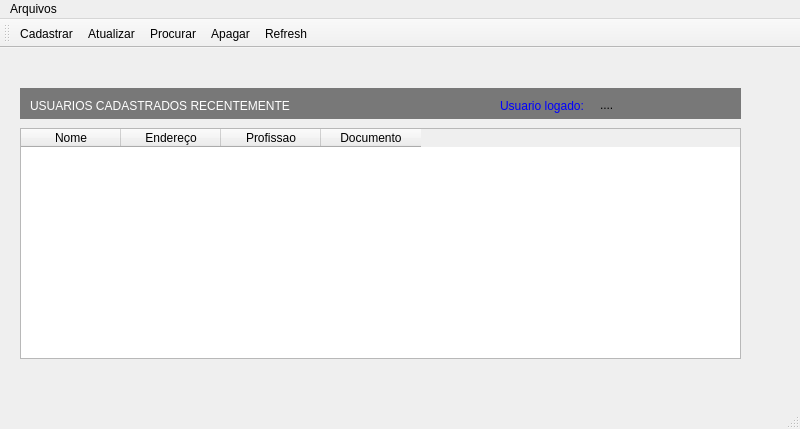
<?xml version="1.0" encoding="UTF-8"?>
<ui version="4.0">
 <class>MainWindow</class>
 <widget class="QMainWindow" name="MainWindow">
  <property name="geometry">
   <rect>
    <x>0</x>
    <y>0</y>
    <width>800</width>
    <height>429</height>
   </rect>
  </property>
  <property name="windowTitle">
   <string>MainWindow</string>
  </property>
  <widget class="QWidget" name="centralwidget">
   <widget class="QLabel" name="label">
    <property name="geometry">
     <rect>
      <x>20</x>
      <y>40</y>
      <width>721</width>
      <height>31</height>
     </rect>
    </property>
    <property name="styleSheet">
     <string notr="true">background-color: rgb(120, 120, 120);
border-color: rgb(0, 0, 0);</string>
    </property>
    <property name="text">
     <string/>
    </property>
   </widget>
   <widget class="QLabel" name="label_2">
    <property name="geometry">
     <rect>
      <x>30</x>
      <y>50</y>
      <width>321</width>
      <height>16</height>
     </rect>
    </property>
    <property name="styleSheet">
     <string notr="true">color: rgb(255, 255, 255);
font: 75 11pt &quot;Arial&quot;;</string>
    </property>
    <property name="text">
     <string>USUARIOS CADASTRADOS RECENTEMENTE</string>
    </property>
   </widget>
   <widget class="QLabel" name="label_3">
    <property name="geometry">
     <rect>
      <x>500</x>
      <y>50</y>
      <width>91</width>
      <height>16</height>
     </rect>
    </property>
    <property name="styleSheet">
     <string notr="true">font: 75 10pt &quot;Arial&quot;;
color: rgb(0, 0, 255);</string>
    </property>
    <property name="text">
     <string>Usuario logado:</string>
    </property>
   </widget>
   <widget class="QLabel" name="logado">
    <property name="geometry">
     <rect>
      <x>600</x>
      <y>50</y>
      <width>47</width>
      <height>13</height>
     </rect>
    </property>
    <property name="text">
     <string>....</string>
    </property>
   </widget>
   <widget class="QTableWidget" name="tableWidget">
    <property name="geometry">
     <rect>
      <x>20</x>
      <y>80</y>
      <width>721</width>
      <height>231</height>
     </rect>
    </property>
    <column>
     <property name="text">
      <string>Nome</string>
     </property>
    </column>
    <column>
     <property name="text">
      <string>Endereço</string>
     </property>
    </column>
    <column>
     <property name="text">
      <string>Profissao</string>
     </property>
    </column>
    <column>
     <property name="text">
      <string>Documento</string>
     </property>
    </column>
   </widget>
  </widget>
  <widget class="QMenuBar" name="menubar">
   <property name="geometry">
    <rect>
     <x>0</x>
     <y>0</y>
     <width>800</width>
     <height>21</height>
    </rect>
   </property>
   <widget class="QMenu" name="menuArquivivos">
    <property name="title">
     <string>Arquivos</string>
    </property>
    <addaction name="actionProcurar"/>
    <addaction name="actionCadastrar"/>
    <addaction name="actionApagar"/>
    <addaction name="actionAtualizar"/>
    <addaction name="actionRefresh"/>
   </widget>
   <addaction name="menuArquivivos"/>
  </widget>
  <widget class="QStatusBar" name="statusbar"/>
  <widget class="QToolBar" name="toolBar">
   <property name="windowTitle">
    <string>toolBar</string>
   </property>
   <attribute name="toolBarArea">
    <enum>TopToolBarArea</enum>
   </attribute>
   <attribute name="toolBarBreak">
    <bool>false</bool>
   </attribute>
   <addaction name="actionCadastrar"/>
   <addaction name="actionAtualizar"/>
   <addaction name="actionProcurar"/>
   <addaction name="actionApagar"/>
   <addaction name="actionRefresh"/>
  </widget>
  <action name="actionProcurar">
   <property name="icon">
    <iconset resource="principal.qrc">
     <normaloff>:/principal/icons/pesquisar.png</normaloff>:/principal/icons/pesquisar.png</iconset>
   </property>
   <property name="text">
    <string>Procurar</string>
   </property>
   <property name="toolTip">
    <string>Procurar cadastros</string>
   </property>
  </action>
  <action name="actionCadastrar">
   <property name="icon">
    <iconset resource="principal.qrc">
     <normaloff>:/principal/icons/cadastrar.png</normaloff>:/principal/icons/cadastrar.png</iconset>
   </property>
   <property name="text">
    <string>Cadastrar</string>
   </property>
   <property name="toolTip">
    <string>Cadastrar pessoas no sistema</string>
   </property>
  </action>
  <action name="actionApagar">
   <property name="icon">
    <iconset resource="principal.qrc">
     <normaloff>:/principal/icons/del.png</normaloff>:/principal/icons/del.png</iconset>
   </property>
   <property name="text">
    <string>Apagar</string>
   </property>
   <property name="toolTip">
    <string>Apagar pessoas cadastradas</string>
   </property>
  </action>
  <action name="actionAtualizar">
   <property name="icon">
    <iconset resource="principal.qrc">
     <normaloff>:/principal/icons/manager.png</normaloff>:/principal/icons/manager.png</iconset>
   </property>
   <property name="text">
    <string>Atualizar</string>
   </property>
   <property name="toolTip">
    <string>Atualizar cadastros do sistema</string>
   </property>
  </action>
  <action name="actionRefresh">
   <property name="icon">
    <iconset resource="principal.qrc">
     <normaloff>:/principal/icons/refresh.png</normaloff>:/principal/icons/refresh.png</iconset>
   </property>
   <property name="text">
    <string>Refresh</string>
   </property>
   <property name="toolTip">
    <string>Atualizar tela</string>
   </property>
   <property name="shortcut">
    <string>F5</string>
   </property>
  </action>
 </widget>
 <resources>
  <include location="principal.qrc"/>
 </resources>
 <connections/>
</ui>
